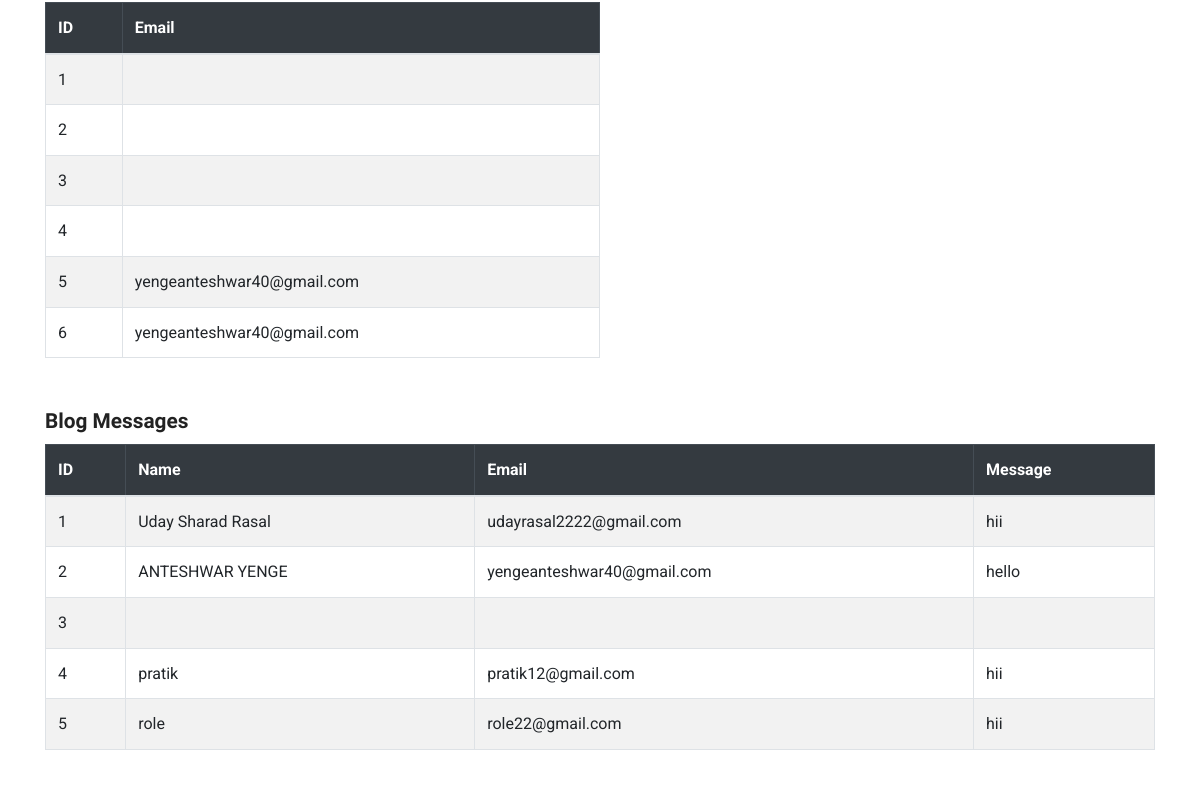
Before: /novapp/dashbord/ (signed in, middle part) with the older database file.
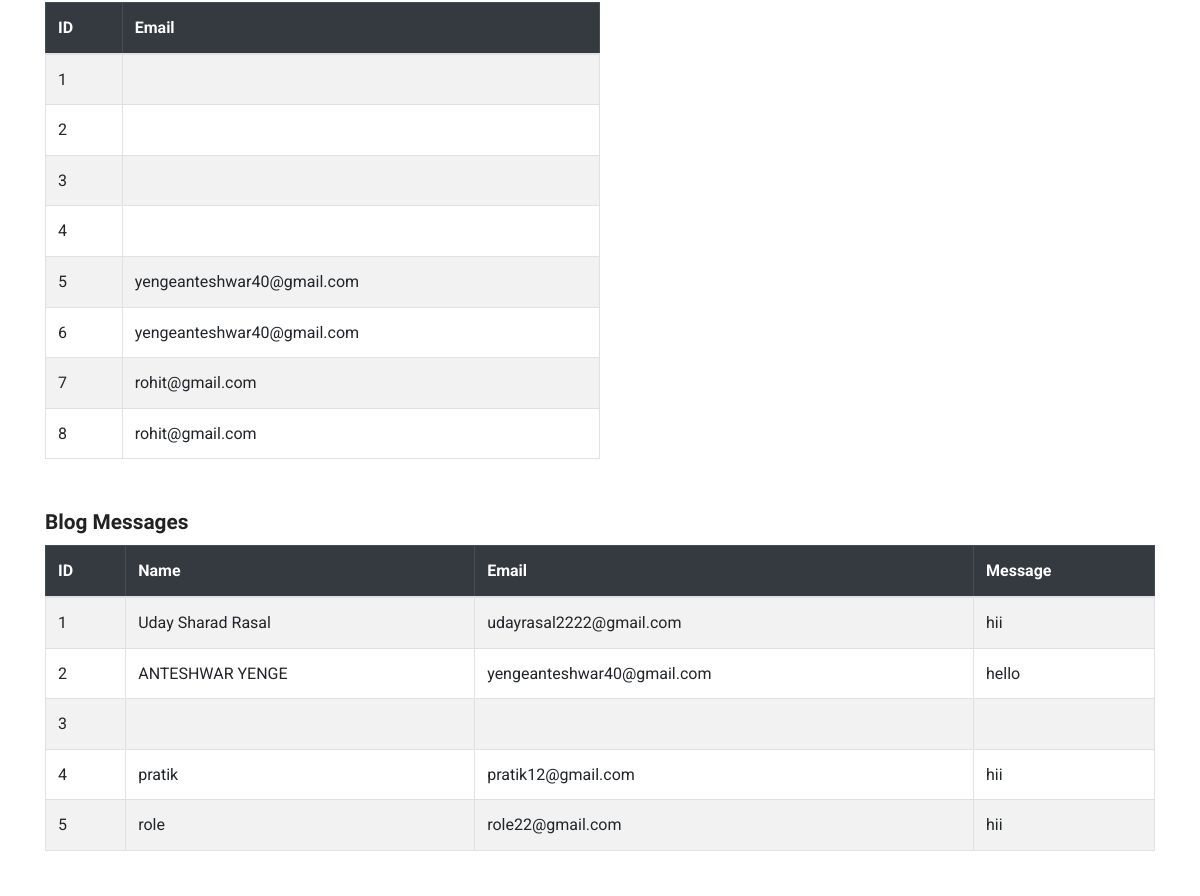
After: the same page with the newer database file.
### novenaApp/models.py (models this page shows, shortened)
class SubscribeFotter(models.Model):
    email=models.EmailField(null=False, blank=False)

class SingleBlogModel(models.Model):
    name= models.CharField(max_length=50, null=False, blank=False)
    email=models.EmailField(unique=True,null=False,blank=False,)
    message=models.TextField(null=False,blank=True)

### novenaApp/views.py (the view)
# urls.py: path('dashbord/',dashbord,name="dashbord"),
@login_required(login_url='/admin/login/')
def dashbord(request):
    context={
        'appointments':Appointment.objects.all(),
        'contacts':contactModel.objects.all(),
        'SubscribeFotter':SubscribeFotter.objects.all(),
        'SingleBlogModel':SingleBlogModel.objects.all(),
    }
    resp = render(request,"novenaApp/dashbord.html",context)
    return resp

### novenaApp/templates/novenaApp/dashbord.html (shortened to what this page needs)
{% extends "novenaApp/base.html" %}
{% load static %}
{% block body %}
<div class="container my-5">
    <table class="table table-bordered table-striped w-50">
        <thead class="table-dark">
            <tr>
                <th>ID</th>
                <th>Email</th>
            </tr>
        </thead>
        <tbody>
            {% for sub in SubscribeFotter %}
            <tr>
                <td>{{ sub.id }}</td>
                <td>{{ sub.email }}</td>
            </tr>
            {% empty %}
            <tr>
                <td class="text-center">No subscribers</td>
            </tr>
            {% endfor %}
        </tbody>
    </table>
    <h4 class="mt-5">Blog Messages</h4>
    <table class="table table-bordered table-striped">
        <thead class="table-dark">
            <tr>
                <th>ID</th>
                <th>Name</th>
                <th>Email</th>
                <th>Message</th>
            </tr>
        </thead>
        <tbody>
            {% for blog in SingleBlogModel %}
            <tr>
                <td>{{ blog.id }}</td>
                <td>{{ blog.name }}</td>
                <td>{{ blog.email }}</td>
                <td>{{ blog.message }}</td>
            </tr>
            {% empty %}
            <tr>
                <td colspan="3" class="text-center">No messages found</td>
            </tr>
            {% endfor %}
        </tbody>
    </table>
</div>
{% endblock body %}

Changed rows visible on the page:
added SubscribeFotter: id "7", email "rohit@gmail.com"
added SubscribeFotter: id "8", email "rohit@gmail.com"
